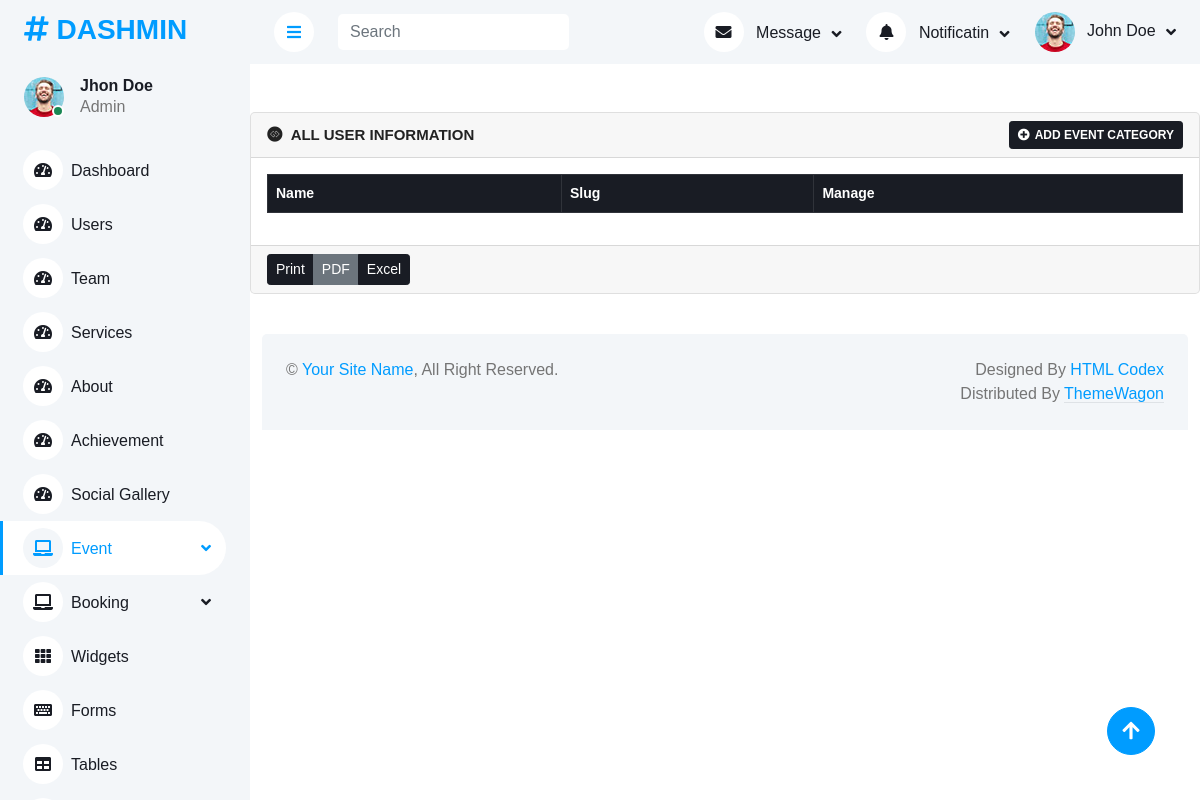
The page /dashboard/all-event-category.php on the database as committed earlier.
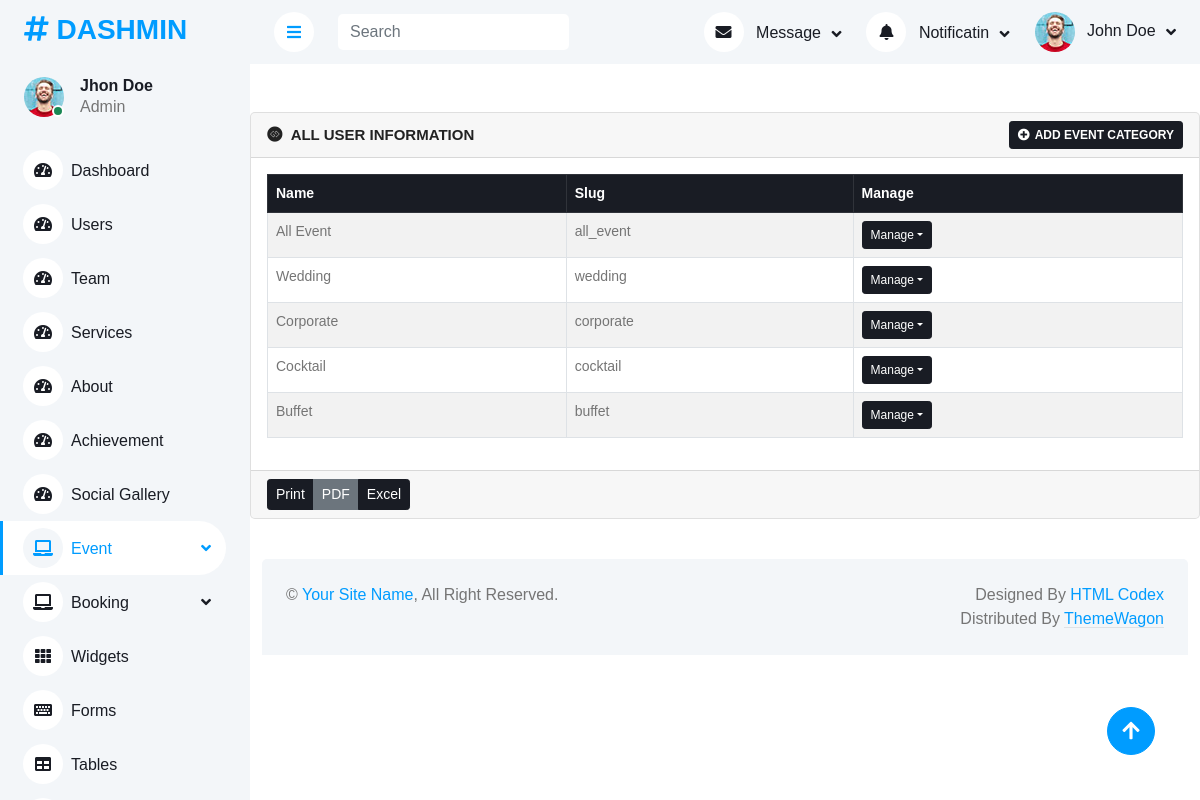
The same page on the database as committed later.
### tables this page shows
CREATE TABLE `tbl_event_category` (
  `event_cate_id` int(11) NOT NULL,
  `event_cate_name` varchar(25) NOT NULL,
  `event_cate_slug` varchar(25) NOT NULL
);

### class/Config.php (called while the page is built, shortened)
<?php
class Config{
   public function __construct()
   {
      $this->con = new mysqli('localhost','root','','cater_serv');
   }
}

### class/EventCategory.php (called while the page is built, shortened)
<?php
include_once('Config.php');
class EventCategory extends Config
{
   public function view()
   {
      $sql = "SELECT * FROM `tbl_event_category`";
      return mysqli_query($this->con, $sql);
   }
}

### dashboard/all-event-category.php (the view, shortened to what this page needs)
<?php
include_once('../class/EventCategory.php');
?>
<div class="content">
  <div class="row">
    <div class="col-md-12">
      <div class="card mb-3 mt-5">
        <div class="card-header">
          <div class="row">
            <div class="col-md-8 card_title_part">
              <i class="fab fa-gg-circle"></i> All User Information
            </div>
            <div class="col-md-4 card_button_part">
              <a href="add-event-category.php" class="btn btn-sm btn-dark"><i class="fas fa-plus-circle"></i>Add Event Category</a>
            </div>
          </div>
        </div>
        <div class="card-body">
          <table class="table table-bordered table-striped table-hover custom_table">
            <thead class="table-dark">
              <tr>
                <th>Name</th>
                <th>Slug</th>
                <th>Manage</th>
              </tr>
            </thead>
            <tbody>
              <?php
              $objUser = new EventCategory();
              $query = $objUser->view();
              while ($data = mysqli_fetch_assoc($query)) {
              ?>
                <tr>
                  <td><?= $data['event_cate_name']; ?></td>
                  <td><?= $data['event_cate_slug']; ?></td>
                  <td>
                    <div class="btn-group btn_group_manage" role="group">
                      <button type="button" class="btn btn-sm btn-dark dropdown-toggle" data-bs-toggle="dropdown" aria-expanded="false">Manage</button>
                    </div>
                  </td>
                </tr>
              <?php
              }
              ?>
            </tbody>
          </table>
        </div>
        <div class="card-footer">
          <div class="btn-group" role="group" aria-label="Button group">
            <button type="button" class="btn btn-sm btn-dark">Print</button>
            <button type="button" class="btn btn-sm btn-secondary">PDF</button>
            <button type="button" class="btn btn-sm btn-dark">Excel</button>
          </div>
        </div>
      </div>
    </div>

Rows that differ between the two databases and show on the page:
added tbl_event_category: event_cate_name "All Event", event_cate_slug "all_event"
added tbl_event_category: event_cate_name "Wedding", event_cate_slug "wedding"
added tbl_event_category: event_cate_name "Corporate", event_cate_slug "corporate"
added tbl_event_category: event_cate_name "Cocktail", event_cate_slug "cocktail"
added tbl_event_category: event_cate_name "Buffet", event_cate_slug "buffet"
